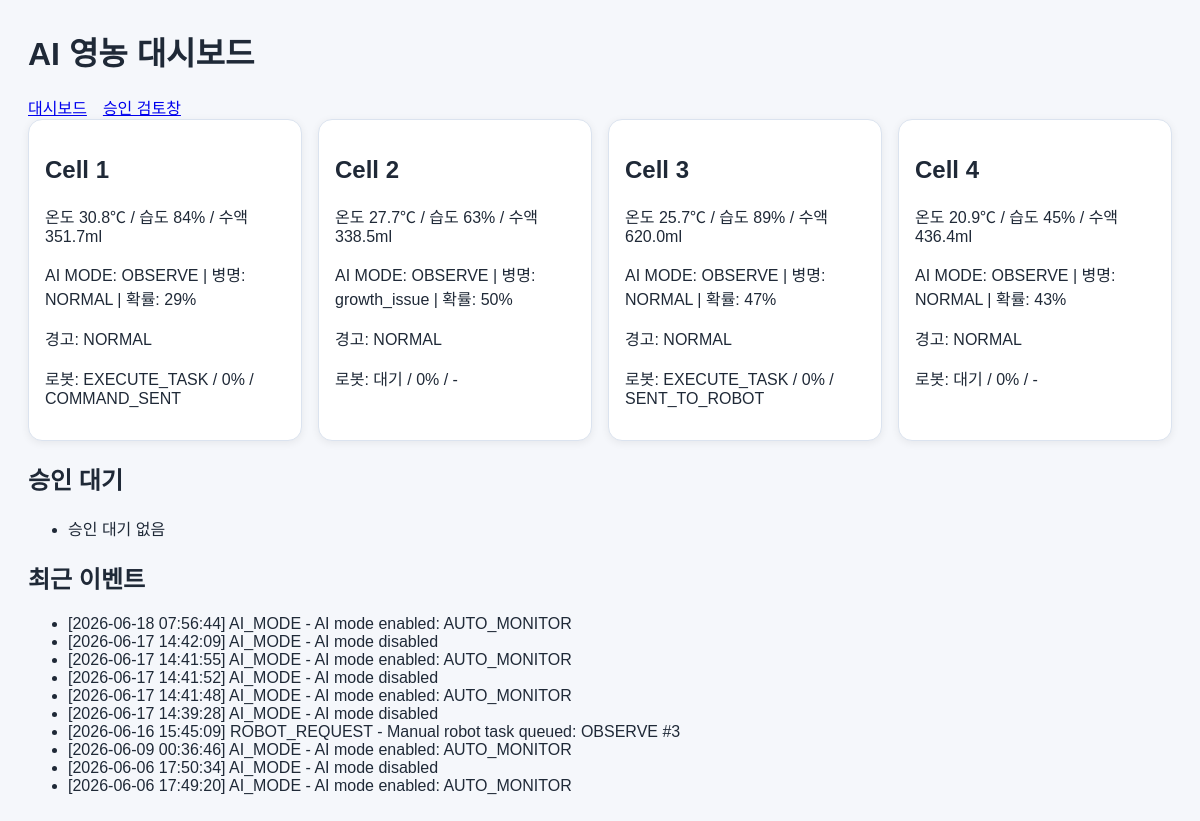
The page / on the database its author committed.
### tables this page shows
CREATE TABLE ai_readings (
  id INTEGER PRIMARY KEY AUTOINCREMENT,
  cell_id INTEGER NOT NULL,
  sensor_log_id INTEGER,
  detected_at TEXT NOT NULL DEFAULT CURRENT_TIMESTAMP,
  ai_mode TEXT NOT NULL CHECK (ai_mode IN ('OBSERVE', 'NUTRITION', 'NORMAL')),
  disease_area TEXT CHECK (disease_area IN ('LEAF', 'ROOT', 'STEM', 'FRUIT')),
  disease_name TEXT NOT NULL DEFAULT 'NORMAL',
  disease_probability INTEGER NOT NULL CHECK (disease_probability BETWEEN 0 AND 100),
  risk_level TEXT NOT NULL CHECK (risk_level IN ('NORMAL', 'WARNING', 'DANGER')),
  recommended_task TEXT NOT NULL DEFAULT 'NONE' CHECK (recommended_task IN ('NONE', 'OBSERVE', 'NUTRITION')),
  ai_message TEXT,
  FOREIGN KEY (cell_id) REFERENCES cells(id) ON DELETE CASCADE,
  FOREIGN KEY (sensor_log_id) REFERENCES sensor_logs(id) ON DELETE SET NULL
);

CREATE TABLE cells (
  id INTEGER PRIMARY KEY CHECK (id BETWEEN 1 AND 4),
  cell_name TEXT NOT NULL,
  location TEXT,
  is_active INTEGER NOT NULL DEFAULT 1 CHECK (is_active IN (0, 1)),
  created_at TEXT NOT NULL DEFAULT CURRENT_TIMESTAMP
);

CREATE TABLE sensor_logs (
  id INTEGER PRIMARY KEY AUTOINCREMENT,
  cell_id INTEGER NOT NULL,
  measured_at TEXT NOT NULL DEFAULT CURRENT_TIMESTAMP,
  temperature REAL NOT NULL CHECK (temperature BETWEEN -20 AND 80),
  humidity INTEGER NOT NULL CHECK (humidity BETWEEN 0 AND 100),
  sap_amount_ml REAL NOT NULL CHECK (sap_amount_ml >= 0),
  growth_rate INTEGER CHECK (growth_rate BETWEEN 0 AND 100),
  env_warning TEXT DEFAULT 'NORMAL',
  FOREIGN KEY (cell_id) REFERENCES cells(id) ON DELETE CASCADE
);

CREATE TABLE robot_tasks (
  id INTEGER PRIMARY KEY AUTOINCREMENT,
  cell_id INTEGER NOT NULL,
  approval_id INTEGER,
  task_name TEXT NOT NULL CHECK (task_name IN ('NUTRITION', 'OBSERVE', 'NONE', 'ESTOP')),
  control_state TEXT NOT NULL DEFAULT 'RUN' CHECK (control_state IN ('RUN', 'STOP', 'ESTOP')),
  state_machine TEXT NOT NULL CHECK (state_machine IN ('AI_DETECT', 'WAIT_APPROVAL', 'EXECUTE_TASK', 'REPORT_STATUS', 'COMPLETE')),
  progress_rate INTEGER NOT NULL DEFAULT 0 CHECK (progress_rate BETWEEN 0 AND 100),
  robot_status TEXT NOT NULL DEFAULT 'WAITING',
  command_payload TEXT,
  created_at TEXT NOT NULL DEFAULT CURRENT_TIMESTAMP,
  started_at TEXT,
  completed_at TEXT, robot_id TEXT NOT NULL DEFAULT 'robot-01', execute_task TEXT NOT NULL DEFAULT 'NOOP', move_sign TEXT NOT NULL DEFAULT 'STOP', target_label TEXT, queue_status TEXT NOT NULL DEFAULT 'queued', last_response_payload TEXT, sent_at TEXT,
  FOREIGN KEY (cell_id) REFERENCES cells(id) ON DELETE CASCADE,
  FOREIGN KEY (approval_id) REFERENCES approvals(id) ON DELETE SET NULL
);

CREATE TABLE system_events (
  id INTEGER PRIMARY KEY AUTOINCREMENT,
  event_time TEXT NOT NULL DEFAULT CURRENT_TIMESTAMP,
  event_type TEXT NOT NULL,
  cell_id INTEGER,
  message TEXT NOT NULL,
  FOREIGN KEY (cell_id) REFERENCES cells(id) ON DELETE SET NULL
);

### app.py (the view)
@app.get("/", response_class=HTMLResponse)
def dashboard(request: Request):
    with db() as conn:
        latest = conn.execute("""
            SELECT
                c.id AS cell_id,
                c.cell_name,

                s.measured_at,
                s.temperature,
                s.humidity,
                s.sap_amount_ml,
                s.growth_rate,
                s.env_warning,

                a.ai_mode,
                a.disease_name,
                a.disease_probability,
                a.risk_level,
                a.recommended_task,

                rt.state_machine,
                rt.progress_rate,
                rt.robot_status

            FROM cells c

            LEFT JOIN sensor_logs s
                ON s.id = (
                    SELECT id
                    FROM sensor_logs
                    WHERE cell_id = c.id
                    ORDER BY measured_at DESC
                    LIMIT 1
                )

            LEFT JOIN ai_readings a
                ON a.id = (
                    SELECT id
                    FROM ai_readings
                    WHERE cell_id = c.id
                    ORDER BY detected_at DESC
                    LIMIT 1
                )

            LEFT JOIN robot_tasks rt
                ON rt.id = (
                    SELECT id
                    FROM robot_tasks
                    WHERE cell_id = c.id
                    ORDER BY created_at DESC
                    LIMIT 1
                )

            ORDER BY c.id
        """).fetchall()
        pending = conn.execute("""
            SELECT *
            FROM approvals
            WHERE approval_status = 'PENDING'
            ORDER BY requested_at DESC
        """).fetchall()
        events = conn.execute("""
            SELECT *
            FROM system_events
            ORDER BY event_time DESC
            LIMIT 10
        """).fetchall()
    return templates.TemplateResponse(
        "dashboard.html",
        {
            "request": request,
            "latest": latest,
            "pending": pending,
            "events": events
        }
    )

### app.py (called while the page is built)
def db() -> sqlite3.Connection:# 데이터베이스 연결 함수
    conn = sqlite3.connect(str(DB_PATH))
    conn.row_factory = sqlite3.Row
    conn.execute("PRAGMA foreign_keys = ON")
    return conn

### templates/dashboard.html
<!doctype html>
<html lang="ko">
<head><meta charset="utf-8"><title>AI 영농 대시보드</title><link rel="stylesheet" href="/static/style.css"></head>
<body>
<h1>AI 영농 대시보드</h1>
<nav><a href="/">대시보드</a><a href="/approvals">승인 검토창</a></nav>
<section class="grid">
{% for row in latest %}
<article class="card {{ 'danger' if row.risk_level == '위험' else '' }}">
<h2>{{ row.cell_name }}</h2>
<p>온도 {{ row.temperature or '-' }}℃ / 습도 {{ row.humidity or '-' }}% / 수액 {{ row.sap_amount_ml or '-' }}ml</p>
<p>AI MODE: {{ row.ai_mode or '-' }} | 병명: {{ row.disease_name or '-' }} | 확률: {{ row.disease_probability or 0 }}%</p>
<p>경고: {{ row.env_warning or 'NORMAL' }}</p>
<p>로봇: {{ row.state_machine or '대기' }} / {{ row.progress_rate or 0 }}% / {{ row.robot_status or '-' }}</p>
</article>
{% endfor %}
</section>
<h2>승인 대기</h2>
<ul>{% for p in pending %}<li>{{ p.review_message }} <a href="/approvals">검토</a></li>{% else %}<li>승인 대기 없음</li>{% endfor %}</ul>
<h2>최근 이벤트</h2>
<ul>{% for e in events %}<li>[{{ e.event_time }}] {{ e.event_type }} - {{ e.message }}</li>{% endfor %}</ul>
</body></html>

### static/style.css (style rules this page uses)
body { font-family:Arial, sans-serif;margin:28px;background:#f5f7fb;color:#1f2937 }
nav a { margin-right:16px }
.grid { display:grid;grid-template-columns:repeat(auto-fit,minmax(260px,1fr));gap:16px }
.card { background:white;border-radius:14px;padding:16px;border:1px solid #dbe3ef;box-shadow:0 2px 8px #0001 }

### rows shown on the page
ai_readings: cell_name "Cell 1", temperature "30.8", humidity "84", sap_amount_ml "351.7", ai_mode "OBSERVE", disease_name "NORMAL", disease_probability "29", env_warning "NORMAL", state_machine "EXECUTE_TASK", progress_rate "0", robot_status "COMMAND_SENT"
ai_readings: cell_name "Cell 2", temperature "27.7", humidity "63", sap_amount_ml "338.5", ai_mode "OBSERVE", disease_name "growth_issue", disease_probability "50", env_warning "NORMAL", state_machine "대기", progress_rate "0", robot_status "-"
ai_readings: cell_name "Cell 3", temperature "25.7", humidity "89", sap_amount_ml "620.0", ai_mode "OBSERVE", disease_name "NORMAL", disease_probability "47", env_warning "NORMAL", state_machine "EXECUTE_TASK", progress_rate "0", robot_status "SENT_TO_ROBOT"
ai_readings: cell_name "Cell 4", temperature "20.9", humidity "45", sap_amount_ml "436.4", ai_mode "OBSERVE", disease_name "NORMAL", disease_probability "43", env_warning "NORMAL", state_machine "대기", progress_rate "0", robot_status "-"
system_events: event_time "2026-06-18 07:56:44", event_type "AI_MODE", message "AI mode enabled: AUTO_MONITOR"
system_events: event_time "2026-06-17 14:42:09", event_type "AI_MODE", message "AI mode disabled"
system_events: event_time "2026-06-17 14:41:55", event_type "AI_MODE", message "AI mode enabled: AUTO_MONITOR"
system_events: event_time "2026-06-17 14:41:52", event_type "AI_MODE", message "AI mode disabled"
system_events: event_time "2026-06-17 14:41:48", event_type "AI_MODE", message "AI mode enabled: AUTO_MONITOR"
system_events: event_time "2026-06-17 14:39:28", event_type "AI_MODE", message "AI mode disabled"
system_events: event_time "2026-06-16 15:45:09", event_type "ROBOT_REQUEST", message "Manual robot task queued: OBSERVE #3"
system_events: event_time "2026-06-09 00:36:46", event_type "AI_MODE", message "AI mode enabled: AUTO_MONITOR"
system_events: event_time "2026-06-06 17:50:34", event_type "AI_MODE", message "AI mode disabled"
system_events: event_time "2026-06-06 17:49:20", event_type "AI_MODE", message "AI mode enabled: AUTO_MONITOR"
